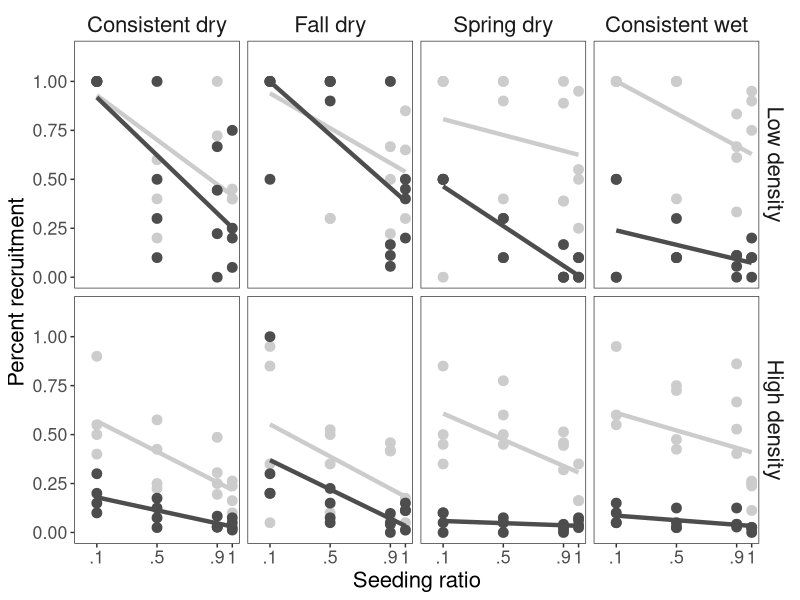

Recreate this plot in R. (Note: this script raises an error after producing the figure.)
library(tidyverse)
library(nlme)
library(multcomp)

### FORMATTING THE RECRUITMENT DATA ###

# read data in
mydat<-read_csv("Data/dd_stem_count_20141216.csv")

trtconvert <- mydat %>%
  dplyr::select(plot, subplot, number, AVtrt, EROtrt, density)

#set up conversion key for different density measurements
subplots <- as.data.frame(sort(unique(mydat$subplot)))
names(subplots)[1]="subplot"
AVcor <- as.data.frame(c(1,1,1,1,0,1,2.5,2.5,2.5,0,1,25,25,25,0))
names(AVcor)[1]="AVcor"
EROcor <- as.data.frame(c(1,0,1,1,1,2.5,0,2.5,1,2.5, 25,0,25,1,25))
names(EROcor)[1]="EROcor"
subkey<-cbind(subplots, AVcor, EROcor)

mydat <- tbl_df(merge(mydat, subkey)) %>%
  mutate(ERO2=ERO*EROcor, AV2=AV*AVcor) %>%
  mutate(plot=extract_numeric(plot))

#add the shelter conversion key
shelterkey<-read.csv("Data/Shelter_key.csv")
mydat2<-merge(mydat, shelterkey)%>%
  tbl_df() %>%
gather(spptrt, prop, AVtrt:EROtrt)%>%
  mutate(prop=extract_numeric(prop))%>%
  mutate(treatment=ordered(treatment, levels = c(fallDry="fallDry", consistentDry="consistentDry", springDry="springDry", controlRain="controlRain")))
  
##look at each species by density, proportion and treatment
erodat <-mydat2 %>%
  filter(spptrt=="EROtrt")%>%
  mutate(seed=20*(prop/10), seed=ifelse(density=="D2", 200*(prop/10), seed), seed=ifelse(density=="D3", 2000*(prop/10), seed))%>%
  mutate(ERO2=ifelse(ERO2>seed, seed, ERO2))%>%
  mutate(propgerm=ERO2/seed) %>%
  mutate(ratio = prop/10) %>%
  mutate(species = "Erodium") %>%
  mutate(trts = as.factor(treatment)) %>%
  mutate(bigfact = as.factor(paste(ratio, treatment, density, sep="_"))) %>%
  mutate(littlefact = as.factor(paste(ratio, treatment, sep = "_")))
# 
# ero <- erodat %>%
#   ggplot(aes(x=(prop/10), y=propgerm))+ geom_point()+ facet_grid(density~treatment, scale="free")
# ero+geom_smooth(method="lm") +theme_bw() +ylab("Proportion recruited") + xlab("Seeding ratio") + ggtitle("Erodium") #+ ylim(0,.5)
# 
# l <- lme(propgerm ~ ratio*treatment + density, random = ~1|shelterBlock, data = subset(erodat, !is.na(propgerm)))
# summary(l)
# 
# l2 <- lme(propgerm ~ littlefact + density, random = ~1|shelterBlock, data = subset(erodat, !is.na(propgerm)))
# summary(l2)
# glht(l2, linfct = mcp(density = "Tukey")) 

avdat <-mydat2 %>%
  filter(spptrt=="AVtrt")%>%
  mutate(seed=20*(prop/10), seed=ifelse(density=="D2", 200*(prop/10), seed), seed=ifelse(density=="D3", 2000*(prop/10), seed))%>%
  mutate(AV2=ifelse(AV2>seed, seed, AV2))%>%
  mutate(propgerm=AV2/seed) %>%
  mutate(species = "Avena")

# 
# av <- avdat %>%
#   ggplot(aes(x=(prop/10), y=propgerm))+ geom_point()+ facet_grid(density~treatment, scale="free")
# av+geom_smooth(method="lm") + theme_bw()+ylab("Proportion recruited") + xlab("Seeding ratio") + ggtitle("Avena")
#   
# l <- lme(propgerm ~ ratio*treatment*density, random = ~1|shelterBlock, data = subset(erodat, !is.na(propgerm)))
# summary(l)

# Put it all together
recruittog <- rbind(erodat[c("plot", "subplot", "prop", "propgerm", "density", "treatment", "species")], 
                    avdat[c("plot", "subplot", "prop", "propgerm", "density", "treatment", "species")])  %>%
  filter(density != "D3") %>%
  mutate(treatment=ordered(treatment, levels = c( consistentDry="consistentDry", fallDry="fallDry",springDry="springDry", controlRain="controlRain"))) %>%
  mutate(treatment = recode(treatment, consistentDry = "Consistent dry", fallDry = "Fall dry",  springDry = "Spring dry", controlRain = "Consistent wet")) %>%
  mutate(density = ordered(density, levels = c(D1 = "D1", D2 = "D2"))) %>%
  mutate(density = recode(density, D1 = "Low density", D2 = "High density"))


## BW version
r <- ggplot(subset(recruittog, species == "Avena"), aes(x=(prop/10), y=(propgerm))) + 
  geom_point(size = 3, color = "grey80") + facet_grid(density~treatment,  scale="free") +
  geom_smooth(method="lm", color ="grey80", lwd = 1.5, se = F) + 
  theme_bw() + ylab("Percent recruitment") + 
  geom_point(dat = subset(recruittog, species == "Erodium"), size = 3, color = "grey30") +
  geom_smooth(dat = subset(recruittog, species == "Erodium"), 
              method="lm", color = "grey30", lwd = 1.5, se = F) +
  xlab("Seeding ratio")  +
  scale_x_continuous(limits = c(0, 1), breaks = c(.1, .5, .9, 1), 
                     labels = c(".1", ".5", ".9", "1")) + 
  scale_y_continuous(limits = c(0,1.15), breaks = c(0, .25, .5, .75, 1)) + 
  theme(strip.background = element_blank(), text = element_text(size = 16), 
        strip.text.x = element_text(size = 16), strip.text.y = element_text(size = 16),
        panel.grid.major = element_blank(), panel.grid.minor = element_blank())

# ggsave(here("Figs", "figS1_avena-erodium-germination.pdf"), width = 8, height = 8)
# ggsave(here("Figs", "figS1_avena-erodium-germination.jpg"), width = 8, height = 8)

pdf(here("Figs", "figS1.pdf"), width = 8, height =5)
r
grid.text(c("(a)", "(b)", "(c)", "(d)", "(e)", "(f)", "(g)", "(h)"),x = c(0.27,0.49,.71,.925 ),
          y = c(rep(.895, 4), rep(.48, 4)),
          gp=gpar(fontsize=16))
dev.off()
